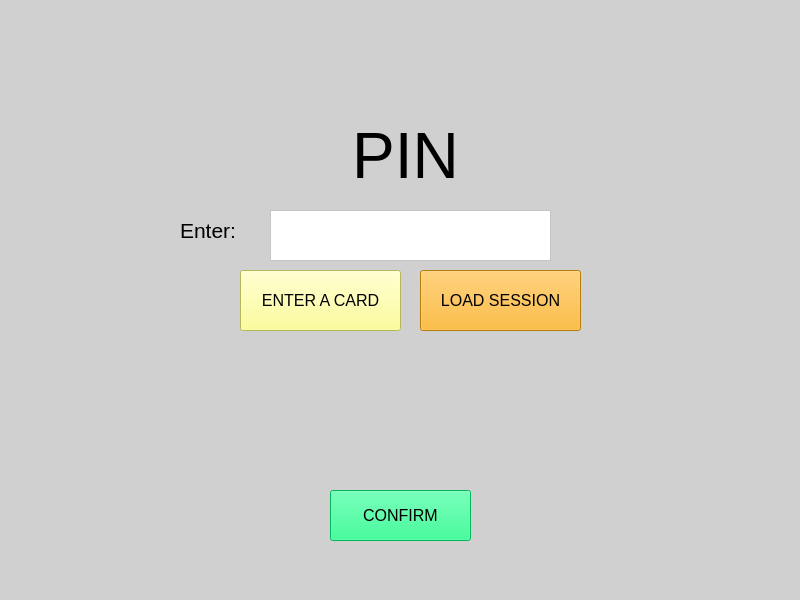
<?xml version="1.0" encoding="UTF-8"?>
<ui version="4.0">
 <class>Form</class>
 <widget class="QWidget" name="Form">
  <property name="geometry">
   <rect>
    <x>0</x>
    <y>0</y>
    <width>800</width>
    <height>600</height>
   </rect>
  </property>
  <property name="windowTitle">
   <string>Form</string>
  </property>
  <property name="styleSheet">
   <string notr="true">background-color: rgb(208, 208, 208);</string>
  </property>
  <widget class="QLabel" name="pin_label">
   <property name="geometry">
    <rect>
     <x>300</x>
     <y>110</y>
     <width>211</width>
     <height>91</height>
    </rect>
   </property>
   <property name="font">
    <font>
     <pointsize>48</pointsize>
    </font>
   </property>
   <property name="text">
    <string>PIN</string>
   </property>
   <property name="alignment">
    <set>Qt::AlignCenter</set>
   </property>
  </widget>
  <widget class="QPlainTextEdit" name="pin_edit">
   <property name="geometry">
    <rect>
     <x>270</x>
     <y>210</y>
     <width>281</width>
     <height>51</height>
    </rect>
   </property>
   <property name="font">
    <font>
     <pointsize>16</pointsize>
    </font>
   </property>
   <property name="styleSheet">
    <string notr="true">background-color: rgb(255, 255, 255);</string>
   </property>
   <property name="plainText">
    <string/>
   </property>
  </widget>
  <widget class="QPushButton" name="confirm_button">
   <property name="geometry">
    <rect>
     <x>330</x>
     <y>490</y>
     <width>141</width>
     <height>51</height>
    </rect>
   </property>
   <property name="font">
    <font>
     <pointsize>12</pointsize>
    </font>
   </property>
   <property name="styleSheet">
    <string notr="true">background-color: rgb(0, 255, 127);</string>
   </property>
   <property name="text">
    <string>CONFIRM</string>
   </property>
  </widget>
  <widget class="QPushButton" name="enter_card_button">
   <property name="geometry">
    <rect>
     <x>240</x>
     <y>270</y>
     <width>161</width>
     <height>61</height>
    </rect>
   </property>
   <property name="font">
    <font>
     <pointsize>12</pointsize>
    </font>
   </property>
   <property name="styleSheet">
    <string notr="true">background-color: rgb(255, 255, 127);</string>
   </property>
   <property name="text">
    <string>ENTER A CARD</string>
   </property>
  </widget>
  <widget class="QLabel" name="_enter_text_label">
   <property name="geometry">
    <rect>
     <x>180</x>
     <y>210</y>
     <width>81</width>
     <height>41</height>
    </rect>
   </property>
   <property name="font">
    <font>
     <pointsize>16</pointsize>
    </font>
   </property>
   <property name="text">
    <string>Enter:</string>
   </property>
  </widget>
  <widget class="QPushButton" name="load_session_button">
   <property name="geometry">
    <rect>
     <x>420</x>
     <y>270</y>
     <width>161</width>
     <height>61</height>
    </rect>
   </property>
   <property name="font">
    <font>
     <pointsize>12</pointsize>
    </font>
   </property>
   <property name="styleSheet">
    <string notr="true">background-color: rgb(255, 175, 16);</string>
   </property>
   <property name="text">
    <string>LOAD SESSION</string>
   </property>
  </widget>
 </widget>
 <resources/>
 <connections/>
</ui>
